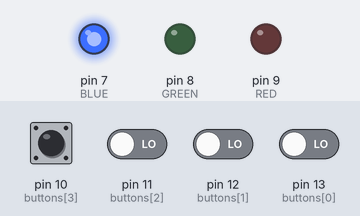
A sketch run on a simulated Arduino Uno, built with avr-gcc and run on an emulated ATmega328P. Shown: output pins drawn as LEDs (lit = HIGH). Dashed ring = blinking. Inputs (shaded band) come from the test bench; at power-on: pin 10 (buttons[3]), pin 11 (buttons[2]), pin 12 (buttons[1]), pin 13 (buttons[0]) LOW.

Above: at 1.2 s.
1.3 s: pin 10 (buttons[3]) pulled HIGH for 0.15 s
At 2.2 s:
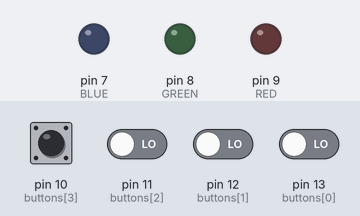
2.9 s: pin 10 (buttons[3]) driven HIGH and pin 11 (buttons[2]) driven HIGH and pin 12 (buttons[1]) driven HIGH and pin 13 (buttons[0]) driven HIGH
At 3.15 s:
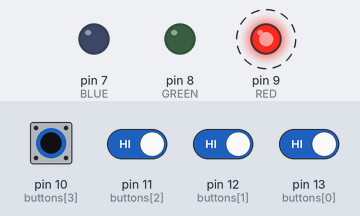
Timing chart, 0 to 5.9 s (numbered marks = the images above; inputs shaded):
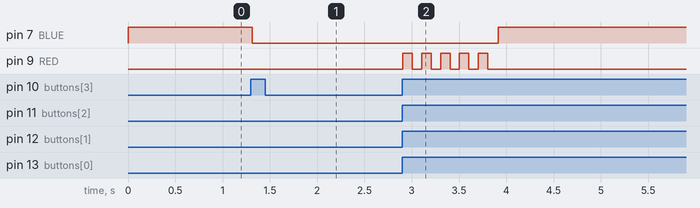

Measured:
- after the input at 1.3 s, pin 7 (BLUE): HIGH → LOW at once
- after the input at 2.9 s, pin 7 (BLUE): LOW → HIGH after 1.0 s; pin 9 (RED): alternates HIGH for 0.10 s and LOW for 0.10 s, 10 changes in all, then stays LOW, starting at once

The sketch:

pcomp_wk4_hwk_lock.ino
```cpp
#define RED 9
#define GREEN 8
#define BLUE 7
//#define LOCK 6

const int pin[] = {0, 0, 1, 2, 3}; // The code to unlock
const int pinLength = sizeof(pin) / sizeof(int); // Length of the code

const int buttons[] = {13, 12, 11, 10}; // Arduino pins the buttons are connected to
const int buttonsLength = sizeof(buttons) / sizeof(int); // Number of buttons connected
bool pressed[buttonsLength]; // Which buttons were pressed pressed when last checked

int index = 0; // Index of current pin digit
bool correct = true; // If input matches pin
int attempt = 0;

void setup() {
  // Set LED and unlock pins to output
  pinMode(RED, OUTPUT);
  pinMode(GREEN, OUTPUT);
  pinMode(BLUE, OUTPUT);
//  pinMode(LOCK, OUTPUT);

  // Set buttons to inputs
  for (int i = 0; i < buttonsLength; ++i) {
    pinMode(buttons[i], INPUT);
  }
}

void loop() {
  digitalWrite(BLUE, !index); // Show blue LED if index is 0

  // Loop buttons
  for (int i = 0; i < buttonsLength; ++i) {
    //If the button is pressed
    if (digitalRead(buttons[i])) {
      if(pressed[i]) return; // Ignore if already pressed
      pressed[i] = true; // Set current button as pressed

      correct = (correct && i == pin[index]); // If the pin doesn't match set correct to false

      if (++index == pinLength) { // Increment digit index and check if last digit

        if (correct) { // Unlock and show green LED if code is correct
          digitalWrite(GREEN, HIGH);
//          digitalWrite(LOCK, HIGH);
          attempt = 0; // Reset timer
          delay(1000); // Leave LED/motor on for 1 second
        } else { // The code is incorrect
          attempt++; // Increase a timer

          for(int j = 0; j < attempt; j++) { // Take longer if is not first attempt
            for(int k = 0; k < 5; k++) { // Flash red LED
              digitalWrite(RED, HIGH);
              delay(100);
              digitalWrite(RED, LOW);
              delay(100);
            }
          }
        }

        // Turn off LED/motor
        digitalWrite(GREEN, LOW);
        //digitalWrite(LOCK, LOW);
        digitalWrite(RED, LOW);

        // Reset for next attempt
        index = 0;
        correct = true;
      }
    } else { // Button is not pressed
      pressed[i] = false; // Set current button as not pressed
    }
  }

  delay(10); // Run every 10ms
}
```
